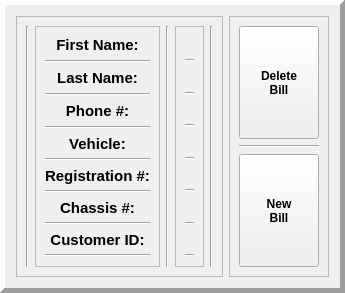
        <widget class="QFrame" name="user_data_frame">
         <property name="minimumSize">
          <size>
           <width>0</width>
           <height>293</height>
          </size>
         </property>
         <property name="maximumSize">
          <size>
           <width>16777215</width>
           <height>293</height>
          </size>
         </property>
         <property name="frameShape">
          <enum>QFrame::Panel</enum>
         </property>
         <property name="frameShadow">
          <enum>QFrame::Raised</enum>
         </property>
         <property name="lineWidth">
          <number>5</number>
         </property>
         <property name="midLineWidth">
          <number>5</number>
         </property>
         <layout class="QHBoxLayout" name="horizontalLayout_2" stretch="0,0">
          <item>
           <widget class="QFrame" name="customer_form_frame">
            <property name="frameShape">
             <enum>QFrame::StyledPanel</enum>
            </property>
            <property name="frameShadow">
             <enum>QFrame::Raised</enum>
            </property>
            <layout class="QHBoxLayout" name="horizontalLayout_4" stretch="0,2,0,8,0">
             <item>
              <widget class="Line" name="line_8">
               <property name="orientation">
                <enum>Qt::Vertical</enum>
               </property>
              </widget>
             </item>
             <item>
              <widget class="QFrame" name="frame_5">
               <property name="font">
                <font>
                 <pointsize>11</pointsize>
                </font>
               </property>
               <property name="frameShape">
                <enum>QFrame::StyledPanel</enum>
               </property>
               <property name="frameShadow">
                <enum>QFrame::Raised</enum>
               </property>
               <layout class="QVBoxLayout" name="verticalLayout_5">
                <item>
                 <widget class="QLabel" name="name_label">
                  <property name="font">
                   <font>
                    <family>Arial</family>
                    <pointsize>11</pointsize>
                    <weight>75</weight>
                    <bold>true</bold>
                   </font>
                  </property>
                  <property name="frameShape">
                   <enum>QFrame::NoFrame</enum>
                  </property>
                  <property name="frameShadow">
                   <enum>QFrame::Plain</enum>
                  </property>
                  <property name="lineWidth">
                   <number>0</number>
                  </property>
                  <property name="midLineWidth">
                   <number>0</number>
                  </property>
                  <property name="text">
                   <string>First Name:</string>
                  </property>
                  <property name="alignment">
                   <set>Qt::AlignCenter</set>
                  </property>
                 </widget>
                </item>
                <item>
                 <widget class="Line" name="line">
                  <property name="font">
                   <font>
                    <pointsize>11</pointsize>
                   </font>
                  </property>
                  <property name="orientation">
                   <enum>Qt::Horizontal</enum>
                  </property>
                 </widget>
                </item>
                <item>
                 <widget class="QLabel" name="surname_label">
                  <property name="font">
                   <font>
                    <family>Arial</family>
                    <pointsize>11</pointsize>
                    <weight>75</weight>
                    <bold>true</bold>
                   </font>
                  </property>
                  <property name="frameShape">
                   <enum>QFrame::NoFrame</enum>
                  </property>
                  <property name="frameShadow">
                   <enum>QFrame::Plain</enum>
                  </property>
                  <property name="lineWidth">
                   <number>0</number>
                  </property>
                  <property name="midLineWidth">
                   <number>0</number>
                  </property>
                  <property name="text">
                   <string>Last Name:</string>
                  </property>
                  <property name="alignment">
                   <set>Qt::AlignCenter</set>
                  </property>
                 </widget>
                </item>
                <item>
                 <widget class="Line" name="line_2">
                  <property name="font">
                   <font>
                    <pointsize>11</pointsize>
                   </font>
                  </property>
                  <property name="orientation">
                   <enum>Qt::Horizontal</enum>
                  </property>
                 </widget>
                </item>
                <item>
                 <widget class="QLabel" name="phone_label">
                  <property name="font">
                   <font>
                    <family>Arial</family>
                    <pointsize>11</pointsize>
                    <weight>75</weight>
                    <bold>true</bold>
                   </font>
                  </property>
                  <property name="frameShape">
                   <enum>QFrame::NoFrame</enum>
                  </property>
                  <property name="frameShadow">
                   <enum>QFrame::Plain</enum>
                  </property>
                  <property name="lineWidth">
                   <number>0</number>
                  </property>
                  <property name="midLineWidth">
                   <number>0</number>
                  </property>
                  <property name="text">
                   <string>Phone #:</string>
                  </property>
                  <property name="alignment">
                   <set>Qt::AlignCenter</set>
                  </property>
                 </widget>
                </item>
                <item>
                 <widget class="Line" name="line_3">
                  <property name="font">
                   <font>
                    <pointsize>11</pointsize>
                   </font>
                  </property>
                  <property name="orientation">
                   <enum>Qt::Horizontal</enum>
                  </property>
                 </widget>
                </item>
                <item>
                 <widget class="QLabel" name="vehicle_label">
                  <property name="font">
                   <font>
                    <family>Arial</family>
                    <pointsize>11</pointsize>
                    <weight>75</weight>
                    <bold>true</bold>
                   </font>
                  </property>
                  <property name="frameShape">
                   <enum>QFrame::NoFrame</enum>
                  </property>
                  <property name="frameShadow">
                   <enum>QFrame::Plain</enum>
                  </property>
                  <property name="lineWidth">
                   <number>0</number>
                  </property>
                  <property name="midLineWidth">
                   <number>0</number>
                  </property>
                  <property name="text">
                   <string>Vehicle:</string>
                  </property>
                  <property name="alignment">
                   <set>Qt::AlignCenter</set>
                  </property>
                 </widget>
                </item>
                <item>
                 <widget class="Line" name="line_4">
                  <property name="font">
                   <font>
                    <pointsize>11</pointsize>
                   </font>
                  </property>
                  <property name="orientation">
                   <enum>Qt::Horizontal</enum>
                  </property>
                 </widget>
                </item>
                <item>
                 <widget class="QLabel" name="plates_label">
                  <property name="font">
                   <font>
                    <family>Arial</family>
                    <pointsize>11</pointsize>
                    <weight>75</weight>
                    <bold>true</bold>
                   </font>
                  </property>
                  <property name="frameShape">
                   <enum>QFrame::NoFrame</enum>
                  </property>
                  <property name="frameShadow">
                   <enum>QFrame::Plain</enum>
                  </property>
                  <property name="lineWidth">
                   <number>0</number>
                  </property>
                  <property name="midLineWidth">
                   <number>0</number>
                  </property>
                  <property name="text">
                   <string>Registration #:</string>
                  </property>
                  <property name="alignment">
                   <set>Qt::AlignCenter</set>
                  </property>
                 </widget>
                </item>
                <item>
                 <widget class="Line" name="line_5">
                  <property name="font">
                   <font>
                    <pointsize>11</pointsize>
                   </font>
                  </property>
                  <property name="orientation">
                   <enum>Qt::Horizontal</enum>
                  </property>
                 </widget>
                </item>
                <item>
                 <widget class="QLabel" name="chasis_label">
                  <property name="font">
                   <font>
                    <family>Arial</family>
                    <pointsize>11</pointsize>
                    <weight>75</weight>
                    <bold>true</bold>
                   </font>
                  </property>
                  <property name="frameShape">
                   <enum>QFrame::NoFrame</enum>
                  </property>
                  <property name="frameShadow">
                   <enum>QFrame::Plain</enum>
                  </property>
                  <property name="lineWidth">
                   <number>0</number>
                  </property>
                  <property name="midLineWidth">
                   <number>0</number>
                  </property>
                  <property name="text">
                   <string>Chassis #:</string>
                  </property>
                  <property name="alignment">
                   <set>Qt::AlignCenter</set>
                  </property>
                 </widget>
                </item>
                <item>
                 <widget class="Line" name="line_6">
                  <property name="font">
                   <font>
                    <pointsize>11</pointsize>
                   </font>
                  </property>
                  <property name="orientation">
                   <enum>Qt::Horizontal</enum>
                  </property>
                 </widget>
                </item>
                <item>
                 <widget class="QLabel" name="ID_label">
                  <property name="font">
                   <font>
                    <family>Arial</family>
                    <pointsize>11</pointsize>
                    <weight>75</weight>
                    <bold>true</bold>
                   </font>
                  </property>
                  <property name="frameShape">
                   <enum>QFrame::NoFrame</enum>
                  </property>
                  <property name="frameShadow">
                   <enum>QFrame::Plain</enum>
                  </property>
                  <property name="lineWidth">
                   <number>0</number>
                  </property>
                  <property name="midLineWidth">
                   <number>0</number>
                  </property>
                  <property name="text">
                   <string>Customer ID:</string>
                  </property>
                  <property name="alignment">
                   <set>Qt::AlignCenter</set>
                  </property>
                 </widget>
                </item>
                <item>
                 <widget class="Line" name="line_7">
                  <property name="font">
                   <font>
                    <pointsize>11</pointsize>
                   </font>
                  </property>
                  <property name="orientation">
                   <enum>Qt::Horizontal</enum>
                  </property>
                 </widget>
                </item>
               </layout>
              </widget>
             </item>
             <item>
              <widget class="Line" name="line_9">
               <property name="orientation">
                <enum>Qt::Vertical</enum>
               </property>
              </widget>
             </item>
             <item>
              <widget class="QFrame" name="frame_6">
               <property name="frameShape">
                <enum>QFrame::StyledPanel</enum>
               </property>
               <property name="frameShadow">
                <enum>QFrame::Raised</enum>
               </property>
               <layout class="QVBoxLayout" name="verticalLayout_6">
                <item>
                 <widget class="QLabel" name="name_text_data">
                  <property name="font">
                   <font>
                    <family>Arial</family>
                    <pointsize>11</pointsize>
                    <weight>75</weight>
                    <bold>true</bold>
                   </font>
                  </property>
                  <property name="frameShape">
                   <enum>QFrame::NoFrame</enum>
                  </property>
                  <property name="frameShadow">
                   <enum>QFrame::Plain</enum>
                  </property>
                  <property name="lineWidth">
                   <number>0</number>
                  </property>
                  <property name="midLineWidth">
                   <number>0</number>
                  </property>
                  <property name="text">
                   <string/>
                  </property>
                  <property name="alignment">
                   <set>Qt::AlignLeading|Qt::AlignLeft|Qt::AlignVCenter</set>
                  </property>
                 </widget>
                </item>
                <item>
                 <widget class="Line" name="line_11">
                  <property name="orientation">
                   <enum>Qt::Horizontal</enum>
                  </property>
                 </widget>
                </item>
                <item>
                 <widget class="QLabel" name="surname_text_data">
                  <property name="font">
                   <font>
                    <family>Arial</family>
                    <pointsize>11</pointsize>
                    <weight>75</weight>
                    <bold>true</bold>
                   </font>
                  </property>
                  <property name="frameShape">
                   <enum>QFrame::NoFrame</enum>
                  </property>
                  <property name="frameShadow">
                   <enum>QFrame::Plain</enum>
                  </property>
                  <property name="lineWidth">
                   <number>0</number>
                  </property>
                  <property name="midLineWidth">
                   <number>0</number>
                  </property>
                  <property name="text">
                   <string/>
                  </property>
                  <property name="alignment">
                   <set>Qt::AlignLeading|Qt::AlignLeft|Qt::AlignVCenter</set>
                  </property>
                 </widget>
                </item>
                <item>
                 <widget class="Line" name="line_12">
                  <property name="orientation">
                   <enum>Qt::Horizontal</enum>
                  </property>
                 </widget>
                </item>
                <item>
                 <widget class="QLabel" name="phone_text_data">
                  <property name="font">
                   <font>
                    <family>Arial</family>
                    <pointsize>11</pointsize>
                    <weight>75</weight>
                    <bold>true</bold>
                   </font>
                  </property>
                  <property name="frameShape">
                   <enum>QFrame::NoFrame</enum>
                  </property>
                  <property name="frameShadow">
                   <enum>QFrame::Plain</enum>
                  </property>
                  <property name="lineWidth">
                   <number>0</number>
                  </property>
                  <property name="midLineWidth">
                   <number>0</number>
                  </property>
                  <property name="text">
                   <string/>
                  </property>
                  <property name="alignment">
                   <set>Qt::AlignLeading|Qt::AlignLeft|Qt::AlignVCenter</set>
                  </property>
                 </widget>
                </item>
                <item>
                 <widget class="Line" name="line_13">
                  <property name="orientation">
                   <enum>Qt::Horizontal</enum>
                  </property>
                 </widget>
                </item>
                <item>
                 <widget class="QLabel" name="vehicle_text_data">
                  <property name="font">
                   <font>
                    <family>Arial</family>
                    <pointsize>11</pointsize>
                    <weight>75</weight>
                    <bold>true</bold>
                   </font>
                  </property>
                  <property name="frameShape">
                   <enum>QFrame::NoFrame</enum>
                  </property>
                  <property name="frameShadow">
                   <enum>QFrame::Plain</enum>
                  </property>
                  <property name="lineWidth">
                   <number>0</number>
                  </property>
                  <property name="midLineWidth">
                   <number>0</number>
                  </property>
                  <property name="text">
                   <string/>
                  </property>
                  <property name="alignment">
                   <set>Qt::AlignLeading|Qt::AlignLeft|Qt::AlignVCenter</set>
                  </property>
                 </widget>
                </item>
                <item>
                 <widget class="Line" name="line_14">
                  <property name="orientation">
                   <enum>Qt::Horizontal</enum>
                  </property>
                 </widget>
                </item>
                <item>
                 <widget class="QLabel" name="plates_text_data">
                  <property name="font">
                   <font>
                    <family>Arial</family>
                    <pointsize>11</pointsize>
                    <weight>75</weight>
                    <bold>true</bold>
                   </font>
                  </property>
                  <property name="frameShape">
                   <enum>QFrame::NoFrame</enum>
                  </property>
                  <property name="frameShadow">
                   <enum>QFrame::Plain</enum>
                  </property>
                  <property name="lineWidth">
                   <number>0</number>
                  </property>
                  <property name="midLineWidth">
                   <number>0</number>
                  </property>
                  <property name="text">
                   <string/>
                  </property>
                  <property name="alignment">
                   <set>Qt::AlignLeading|Qt::AlignLeft|Qt::AlignVCenter</set>
                  </property>
                 </widget>
                </item>
                <item>
                 <widget class="Line" name="line_15">
                  <property name="orientation">
                   <enum>Qt::Horizontal</enum>
                  </property>
                 </widget>
                </item>
                <item>
                 <widget class="QLabel" name="chasis_text_data">
                  <property name="font">
                   <font>
                    <family>Arial</family>
                    <pointsize>11</pointsize>
                    <weight>75</weight>
                    <bold>true</bold>
                   </font>
                  </property>
                  <property name="frameShape">
                   <enum>QFrame::NoFrame</enum>
                  </property>
                  <property name="frameShadow">
                   <enum>QFrame::Plain</enum>
                  </property>
                  <property name="lineWidth">
                   <number>0</number>
                  </property>
                  <property name="midLineWidth">
                   <number>0</number>
                  </property>
                  <property name="text">
                   <string/>
                  </property>
                  <property name="alignment">
                   <set>Qt::AlignLeading|Qt::AlignLeft|Qt::AlignVCenter</set>
                  </property>
                 </widget>
                </item>
                <item>
                 <widget class="Line" name="line_16">
                  <property name="orientation">
                   <enum>Qt::Horizontal</enum>
                  </property>
                 </widget>
                </item>
                <item>
                 <widget class="QLabel" name="id_text_data">
                  <property name="font">
                   <font>
                    <family>Arial</family>
                    <pointsize>11</pointsize>
                    <weight>75</weight>
                    <bold>true</bold>
                   </font>
                  </property>
                  <property name="frameShape">
                   <enum>QFrame::NoFrame</enum>
                  </property>
                  <property name="frameShadow">
                   <enum>QFrame::Plain</enum>
                  </property>
                  <property name="lineWidth">
                   <number>0</number>
                  </property>
                  <property name="midLineWidth">
                   <number>0</number>
                  </property>
                  <property name="text">
                   <string/>
                  </property>
                  <property name="alignment">
                   <set>Qt::AlignLeading|Qt::AlignLeft|Qt::AlignVCenter</set>
                  </property>
                 </widget>
                </item>
                <item>
                 <widget class="Line" name="line_17">
                  <property name="orientation">
                   <enum>Qt::Horizontal</enum>
                  </property>
                 </widget>
                </item>
               </layout>
              </widget>
             </item>
             <item>
              <widget class="Line" name="line_10">
               <property name="orientation">
                <enum>Qt::Vertical</enum>
               </property>
              </widget>
             </item>
            </layout>
           </widget>
          </item>
          <item>
           <widget class="QFrame" name="buttons_form_frame">
            <property name="frameShape">
             <enum>QFrame::StyledPanel</enum>
            </property>
            <property name="frameShadow">
             <enum>QFrame::Raised</enum>
            </property>
            <layout class="QVBoxLayout" name="verticalLayout_7">
             <item>
              <widget class="QPushButton" name="delete_reciept_button">
               <property name="sizePolicy">
                <sizepolicy hsizetype="Minimum" vsizetype="Expanding">
                 <horstretch>0</horstretch>
                 <verstretch>0</verstretch>
                </sizepolicy>
               </property>
               <property name="font">
                <font>
                 <family>Arial</family>
                 <pointsize>9</pointsize>
                 <weight>75</weight>
                 <bold>true</bold>
                </font>
               </property>
               <property name="text">
                <string>Delete
Bill</string>
               </property>
               <property name="flat">
                <bool>false</bool>
               </property>
              </widget>
             </item>
             <item>
              <widget class="Line" name="line_18">
               <property name="orientation">
                <enum>Qt::Horizontal</enum>
               </property>
              </widget>
             </item>
             <item>
              <widget class="QPushButton" name="new_reciept_button">
               <property name="sizePolicy">
                <sizepolicy hsizetype="Minimum" vsizetype="Expanding">
                 <horstretch>0</horstretch>
                 <verstretch>0</verstretch>
                </sizepolicy>
               </property>
               <property name="font">
                <font>
                 <family>Arial</family>
                 <pointsize>9</pointsize>
                 <weight>75</weight>
                 <bold>true</bold>
                </font>
               </property>
               <property name="text">
                <string>New
Bill</string>
               </property>
              </widget>
             </item>
            </layout>
           </widget>
          </item>
         </layout>
        </widget>
